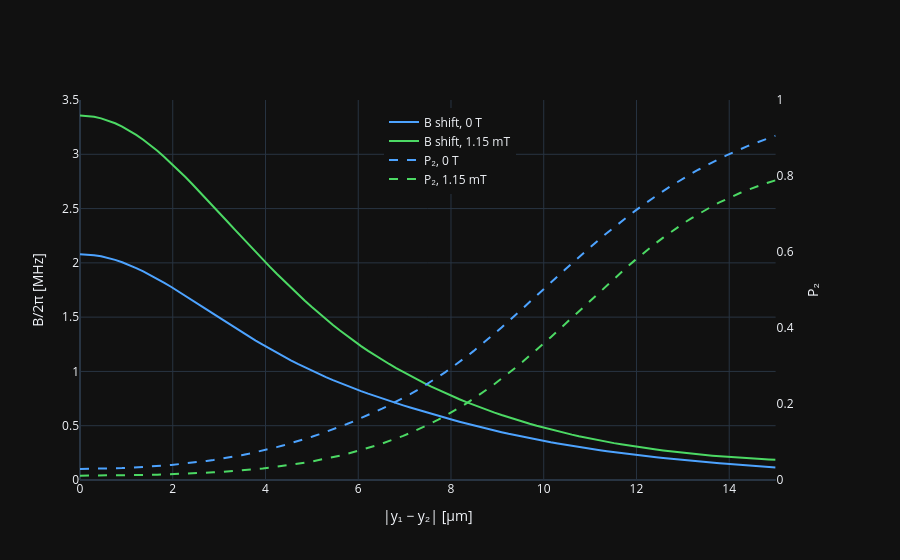

Notebook source saved alongside this figure:
### Code cell
import numpy as np
import plotly.graph_objects as go
from plotly.subplots import make_subplots


blue, green = "#4da3ff", "#4cd964"   # brighter than tab:blue/green for dark bg

fig = make_subplots(specs=[[{"secondary_y": True}]])

# B shift (left axis, solid)
fig.add_trace(go.Scatter(x=distances, y=B_0T, name="B shift, 0 T",
                         line=dict(color=blue)), secondary_y=False)
fig.add_trace(go.Scatter(x=distances, y=B_115mT, name="B shift, 1.15 mT",
                         line=dict(color=green)), secondary_y=False)

# P2 (right axis, dashed)
fig.add_trace(go.Scatter(x=distances, y=P2_0T, name="P₂, 0 T",
                         line=dict(color=blue, dash="dash")), secondary_y=True)
fig.add_trace(go.Scatter(x=distances, y=P2_115mT, name="P₂, 1.15 mT",
                         line=dict(color=green, dash="dash")), secondary_y=True)

fig.update_xaxes(title_text="|y₁ − y₂| [µm]")
fig.update_yaxes(title_text="B/2π [MHz]", range=[0, 3.5], secondary_y=False)
fig.update_yaxes(title_text="P₂", range=[0, 1], secondary_y=True, showgrid=False)

fig.update_layout(
    template="plotly_dark",
    legend=dict(x=0.5, y=0.98, xanchor="center", yanchor="top"),
)
fig.show()
